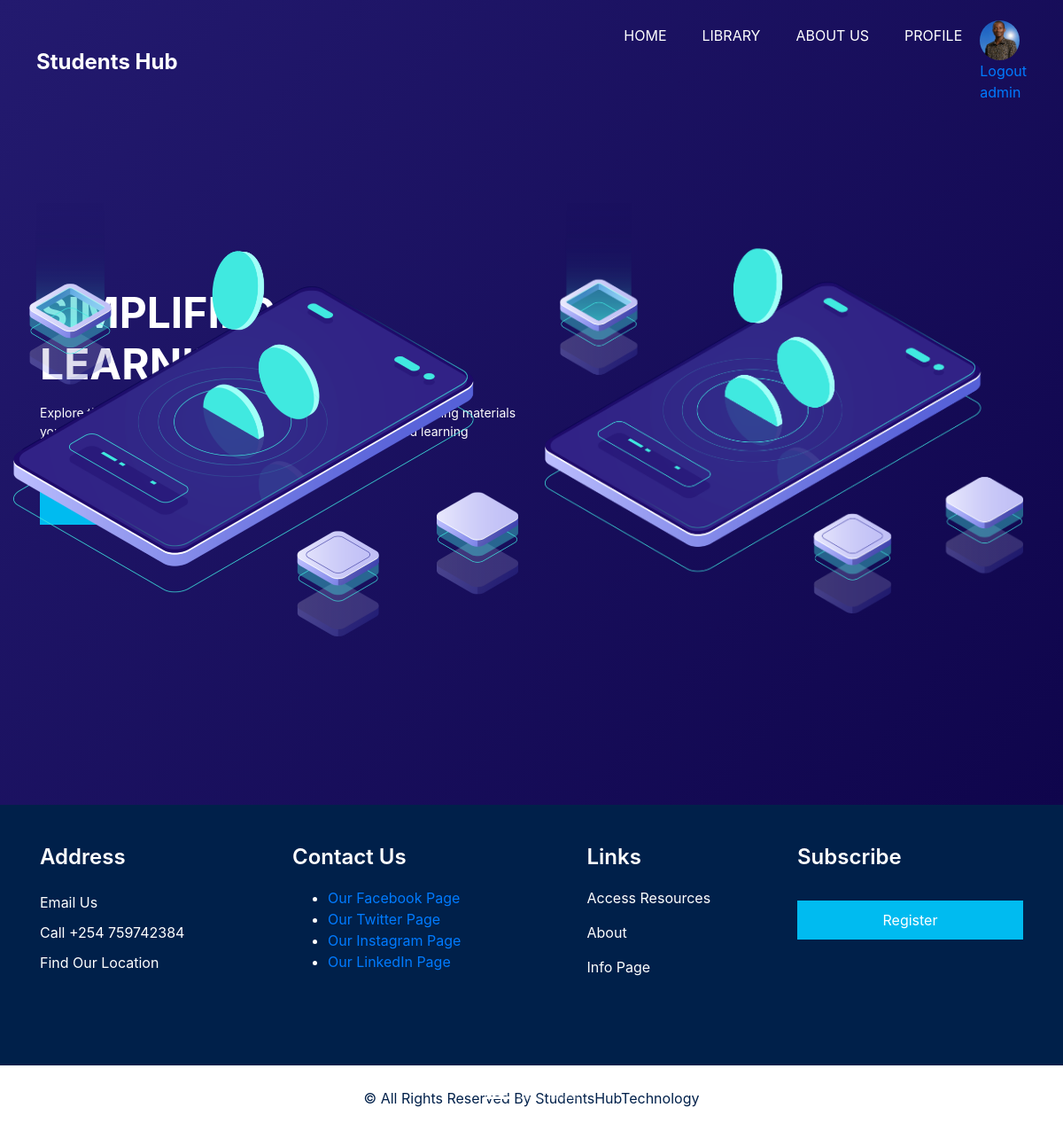
/ (signed in), run on the app's committed database.
### membersAuth/models.py (models this page shows, shortened)
class CustomUser(AbstractUser):
    profile_picture = models.ImageField(upload_to='images/', null=True, blank=True)
    phone_number = models.CharField(max_length=15, null=True, blank=True)
    bio = models.TextField(null=True, blank=True)

### Student_hub/views.py (the view)
# urls.py: 2. Add a URL to urlpatterns:  path('', views.home, name='home')
def home(request):
    return render(request, 'home.html')

### membersAuth/templates/home.html (shortened to what this page needs)
{% extends 'base.html' %}
{% block content %}
<!DOCTYPE html>
<html lang="en">
<head>
  {% load static %}
  <link rel="stylesheet" href="{% static 'membersAuth/css/bootstrap.min.css'%}">
</head>
<body>
  <section class="slider_section ">
    <div id="customCarousel1" class="carousel slide" data-ride="carousel">
      <div class="carousel-inner">
        <div class="carousel-item active">
          <div class="container ">
            <div class="row">
              <div class="col-md-6 ">
                <div class="detail-box">
                  <h1>
                    Simplified <br>
                  </h1>
                  <p>
                  </p>
                  <div class="btn-box">
                    <a href="{% url 'infopage'%}" class="btn1">
                    </a>
                  </div>
                </div>
              </div>
              <div class="col-md-6">
                <div class="img-box">
                  <img src="{% static 'membersAuth/images/slider-img.png' %}" alt="">
                </div>
              </div>
            </div>
          </div>
        </div>
        <div class="col-md-6">
                <div class="img-box">
                  <img src="{% static 'images/slider-img.png'%}" alt="">
                </div>
              </div>
            </div>
          </div>
        </div>
      <ol class="carousel-indicators">
        <li data-target="#customCarousel1" data-slide-to="0" class="active"></li>
        <li data-target="#customCarousel1" data-slide-to="1"></li>
        <li data-target="#customCarousel1" data-slide-to="2"></li>
      </ol>
</body>
</html>
{% endblock %}

### membersAuth/templates/base.html (shortened to what this page needs)
<!DOCTYPE html>
<html lang="en">
  <head>
    {% load static %}
    <link
      rel="stylesheet"
      href="{% static 'membersAuth/css/bootstrap.min.css' %}"
    />
    <link rel="stylesheet" href="{% static 'membersAuth/bootstrap.css' %}" />
    <link
      rel="stylesheet"
      href="https://cdnjs.cloudflare.com/ajax/libs/OwlCarousel2/2.3.4/assets/owl.carousel.min.css"
    />
    <link
      rel="stylesheet"
      href="{% static 'membersAuth/css/font-awesome.min.css' %}"
    />
    <link rel="stylesheet" href="{% static 'membersAuth/css/style.css' %}" />
    <link
      rel="stylesheet"
      href="{% static 'membersAuth/css/responsive.css' %}"
    />
  </head>
  <body class="sub_page">
    <div class="hero_area">
      <header class="header_section">
        <div class="container-fluid">
          <nav class="navbar navbar-expand-lg custom_nav-container">
            <a class="navbar-brand" href="{% url 'home' %}">
              <span>Students Hub</span>
            </a>
            <div class="collapse navbar-collapse" id="navbarSupportedContent">
              <ul class="navbar-nav">
                <li class="nav-item">
                  <a class="nav-link" href="{% url 'home' %}">Home</a>
                </li>
                <li class="nav-item">
                  <a class="nav-link" href="{% url 'library' %}">Library</a>
                </li>
                <li class="nav-item">
                  <a class="nav-link" href="{% url 'about' %}">About Us</a>
                </li>
                <li class="nav-item">
                  <a class="nav-link" href="{% url 'profile' %}">Profile</a>
                </li>
                <li class="nav-item">
                  <a href="{% url 'profile' %}">
                    {% if user.profile_picture %}
                    <img
                      src="{{ user.profile_picture.url }}"
                      alt="Profile Picture"
                      class="img-fluid rounded-circle profile-picture"
                      style="
                        width: 45px;
                        height: 45px;
                        border-radius: 50%;
                        display: inline-block;
                        vertical-align: middle;
                      "
                    />
                    {% endif %}
                    <br />
                  </a>
                  <a href="{% url 'sign_out' %}"
                    >Logout<br />{{ user.username }}</a
                  >
                </li>
              </ul>
            </div>
          </nav>
        </div>
      </header>
      <main>{% block content %}{% endblock %}</main>
      <section class="info_section layout_padding2">
        <div class="container">
          <div class="row">
            <div class="col-md-6 col-lg-3 info_col">
              <div class="info_contact">
                <h4>Address</h4>
                <div class="contact_link_box">
                  <a href="mailto:example@example.com">Email Us</a>
                  <a href="tel:+254759742384">Call +254 759742384</a>
                  <a href="https://maps.app.goo.gl/W95wSpWkB7BYXVYt8"
                    >Find Our Location</a
                  >
                </div>
              </div>
              <div class="info_social">
                <a href="https://www.facebook.com"
                  ><i class="fa fa-facebook" aria-hidden="true"></i
                ></a>
                <a href="https://twitter.com"
                  ><i class="fa fa-twitter" aria-hidden="true"></i
                ></a>
                <a href="https://www.linkedin.com"
                  ><i class="fa fa-linkedin" aria-hidden="true"></i
                ></a>
                <a href="https://www.instagram.com"
                  ><i class="fa fa-instagram" aria-hidden="true"></i
                ></a>
              </div>
            </div>
            <div class="col-md-6 col-lg-3 info_col">
              <div class="info_detail">
                <h4>Contact Us</h4>
                <ul>
                  <li>
                    <a href="https://www.facebook.com">Our Facebook Page</a>
                  </li>
                  <li><a href="https://twitter.com">Our Twitter Page</a></li>
                  <li>
                    <a href="https://www.instagram.com">Our Instagram Page</a>
                  </li>
                  <li>
                    <a href="https://www.linkedin.com">Our LinkedIn Page</a>
                  </li>
                </ul>
              </div>
            </div>
            <div class="col-md-6 col-lg-2 mx-auto info_col">
              <div class="info_link_box">
                <h4>Links</h4>
                <div class="info_links">
                  <a class="active" href="{% url 'library' %}"
                    >Access Resources</a
                  >
                  <a href="{% url 'about' %}">About</a>
                  <a href="{% url 'infopage' %}">Info Page</a>
                </div>
              </div>
            </div>
            <div class="col-md-6 col-lg-3 info_col">
              <h4>Subscribe</h4>
              <form method="post" action="{% url 'managesubscribers' %}">
                <button type="submit">Register</button>
              </form>
            </div>
          </div>
        </div>
      </section>
      <section class="footer_section">
        <div class="container">
          <p>
            &copy;  All Rights Reserved By
            <a href="https://html.design/">StudentsHubTechnology</a>
          </p>
        </div>
      </section>
  </body>
</html>

### membersAuth/static/membersAuth/css/style.css (style rules this page uses)
body { font-family: "Open Sans", sans-serif; color: #0c0c0c; background-color: #ffffff; overflow-x: hidden; }
.layout_padding2 { padding: 75px 0; }
a, a:hover, a:focus { text-decoration: none; }
.hero_area { position: relative; min-height: 100vh; display: -webkit-box; display: -ms-flexbox; display: flex; -webkit-box-orient: vertical; -webkit-box-direction: normal; -ms-flex-direction: column; flex-direction: column; }
.sub_page .hero_area { min-height: auto; background: linear-gradient(130deg, #231a6f, #0f054c); }
.header_section { padding: 15px 0; }
.header_section .container-fluid { padding-right: 25px; padding-left: 25px; }
.navbar-brand span { font-weight: bold; font-size: 24px; color: #ffffff; }
.custom_nav-container { padding: 0; }
.custom_nav-container .navbar-nav { margin-left: auto; }
.custom_nav-container .navbar-nav .nav-item .nav-link { padding: 5px 20px; color: #ffffff; text-align: center; text-transform: uppercase; border-radius: 5px; -webkit-transition: all 0.3s; transition: all 0.3s; }
.slider_section { -webkit-box-flex: 1; -ms-flex: 1; flex: 1; display: -webkit-box; display: -ms-flexbox; display: flex; -webkit-box-align: center; -ms-flex-align: center; align-items: center; position: relative; padding: 45px 0 145px 0; }
.slider_section .row { -webkit-box-align: center; -ms-flex-align: center; align-items: center; }
.slider_section #customCarousel1 { width: 100%; position: unset; }
.slider_section .detail-box { color: #00204a; }
.slider_section .detail-box h1 { font-size: 3rem; font-weight: bold; text-transform: uppercase; margin-bottom: 15px; color: #ffffff; }
.slider_section .detail-box p { color: #fefefe; font-size: 14px; }
.slider_section .detail-box .btn-box { display: -webkit-box; display: -ms-flexbox; display: flex; margin: 0 -5px; margin-top: 25px; }
.slider_section .detail-box .btn-box a { margin: 5px; text-align: center; width: 165px; }
.slider_section .detail-box .btn-box .btn1 { display: inline-block; padding: 10px 15px; background-color: #00bbf0; color: #ffffff; border-radius: 0; -webkit-transition: all 0.3s; transition: all 0.3s; border: none; }
.slider_section .img-box { margin: 45px 0; }
.slider_section .img-box img { width: 100%; -webkit-animation: upDown 5s infinite; animation: upDown 5s infinite; }
.info_section { background-color: #00204a; color: #ffffff; padding: 45px 0 15px 0; }
.info_section h4 { font-weight: 600; margin-bottom: 20px; }
.info_section .info_col { margin-bottom: 30px; }
.info_section .info_contact .contact_link_box { display: -webkit-box; display: -ms-flexbox; display: flex; -webkit-box-orient: vertical; -webkit-box-direction: normal; -ms-flex-direction: column; flex-direction: column; }
.info_section .info_contact .contact_link_box a { margin: 5px 0; color: #ffffff; }
.info_section .info_social { display: -webkit-box; display: -ms-flexbox; display: flex; margin-top: 20px; margin-bottom: 10px; }
.info_section .info_social a { display: -webkit-box; display: -ms-flexbox; display: flex; -webkit-box-pack: center; -ms-flex-pack: center; justify-content: center; -webkit-box-align: center; -ms-flex-align: center; align-items: center; color: #ffffff; border-radius: 100%; margin-right: 10px; font-size: 24px; }
.info_section .info_links { display: -webkit-box; display: -ms-flexbox; display: flex; -webkit-box-orient: vertical; -webkit-box-direction: normal; -ms-flex-direction: column; flex-direction: column; -ms-flex-wrap: wrap; flex-wrap: wrap; }
.info_section .info_links a { display: -webkit-box; display: -ms-flexbox; display: flex; -webkit-box-align: center; -ms-flex-align: center; align-items: center; margin-bottom: 15px; color: #ffffff; }
.info_section form button { width: 100%; text-align: center; display: inline-block; padding: 10px 55px; background-color: #00bbf0; color: #ffffff; border-radius: 0; -webkit-transition: all 0.3s; transition: all 0.3s; border: none; margin-top: 15px; }
.footer_section { position: relative; background-color: #ffffff; text-align: center; }
.footer_section p { color: #00204a; padding: 25px 0; margin: 0; }
.footer_section p a { color: inherit; }

### membersAuth/static/membersAuth/css/responsive.css (style rules this page uses)
@media (min-width: 1200px) { .container { max-width: 1170px; } }

### data on the page
CustomUser: profile_picture (picture), username "admin"
